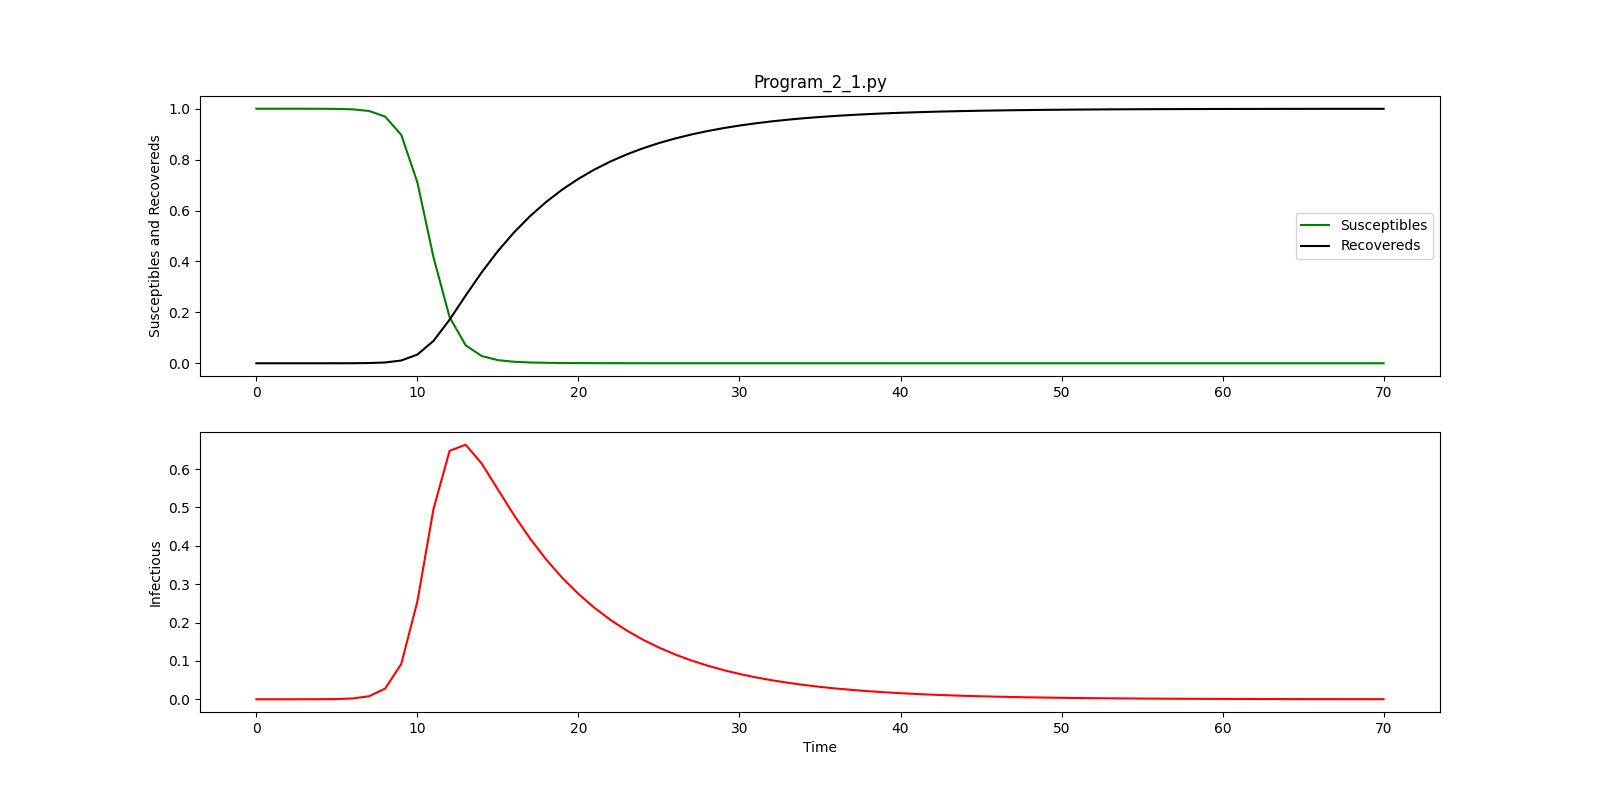

Python code for this plot:
#! /usr/bin/env python3

####################################################################
###    This is the PYTHON version of program 2.1 from page 19 of   #
### "Modeling Infectious Disease in humans and animals"            #
### by Keeling & Rohani.										   #
###																   #
### It is the simple SIR epidemic without births or deaths.        #
####################################################################

###################################
### Written by Ilias Soumpasis    #
### [email redacted]	  #
###################################

import scipy.integrate as spi
import numpy as np
import pylab as pl


beta=1.4247
gamma=0.14286
TS=1.0
ND=70.0
S0=1-1e-6
I0=1e-6
INPUT = (S0, I0, 0.0)


def diff_eqs(INP,t):
	'''The main set of equations'''
	Y=np.zeros((3))
	V = INP
	Y[0] = - beta * V[0] * V[1]
	Y[1] = beta * V[0] * V[1] - gamma * V[1]
	Y[2] = gamma * V[1]
	return Y   # For odeint

t_start = 0.0; t_end = ND; t_inc = TS
t_range = np.arange(t_start, t_end+t_inc, t_inc)
RES = spi.odeint(diff_eqs,INPUT,t_range)

print (RES)

#Plotting
pl.figure(figsize=(16, 8))
pl.subplot(211)
pl.plot(RES[:,0], '-g', label='Susceptibles')
pl.plot(RES[:,2], '-k', label='Recovereds')
pl.legend(loc=0)
pl.title('Program_2_1.py')
#pl.xlabel('Time')
pl.ylabel('Susceptibles and Recovereds')
pl.subplot(212)
pl.plot(RES[:,1], '-r', label='Infectious')
pl.xlabel('Time')
pl.ylabel('Infectious')
pl.savefig('Program_2_1.png')
pl.show()
